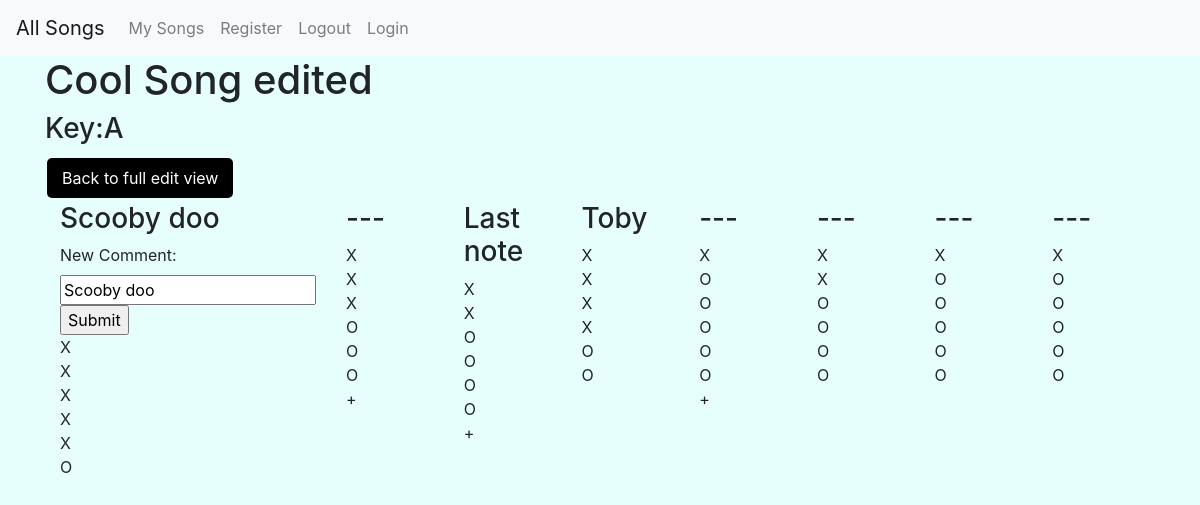
The page /song_edit_comment/5/39 on the database as committed earlier.
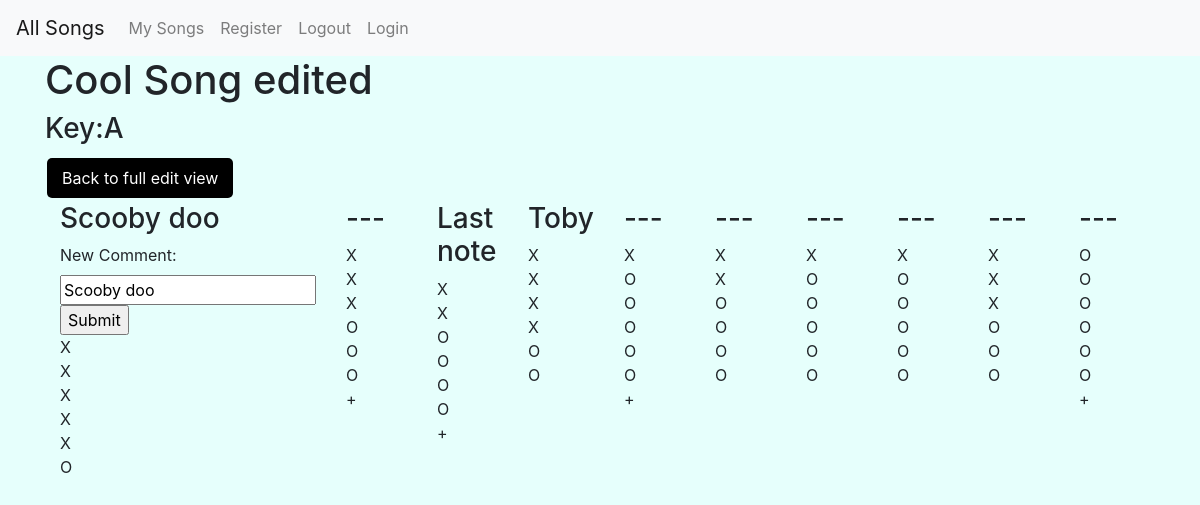
The same page on the database as committed later.
### tabs/models.py (models this page shows, shortened)
class Notes(models.Model):
    upper_octave = models.BooleanField(default=False)
    comment = models.CharField(max_length=50)
    hole_1 = models.BooleanField(default=False)
    hole_2 = models.BooleanField(default=False)
    hole_3 = models.BooleanField(default=False)
    hole_4 = models.BooleanField(default=False)
    hole_5 = models.BooleanField(default=False)
    hole_6 = models.BooleanField(default=False)
    song = models.ForeignKey(Song, on_delete=models.SET_NULL, null=True)

### tabs/views.py (the view)
# urls.py: path('song_edit_comment/<int:pk_song>/<int:pk_note>',views.song_edit_comment, name='song_edit_comment'),
def song_edit_comment(request, pk_song, pk_note):
    song = Song.objects.get(id=pk_song)
    notes = song.notes_set.all()
    edited_note = Notes.objects.get(id=pk_note)
    if request.method == 'POST':
        comment = request.POST['comment']
        edited_note.comment = comment
        edited_note.save()
        page_back_url = "/edit/" + str(pk_song) + "/"
        return redirect(page_back_url)
    context = {'notes': notes, 'song': song, 'edited_note': edited_note}
    return render(request, 'tabs/song_edit_comment.html', context)

### tabs/templates/tabs/song_edit_comment.html (shortened to what this page needs)
{% extends "tabs/base.html" %}
{% block body_block %}
    <h1>{{ song.name }}</h1>
    <h3>Key:{{ song.key }}</h3>
    <a class = 'button' href="{% url 'edit' pk=song.pk %}">Back to full edit view</a>
<div class="container">
    <div class="row align-items-start">
    {% for note in notes %}
        <div class="col">
            <h3>{{ note.comment }}</h3>
            {% if note.pk == edited_note.pk %}
            <form action="" method="POST">
                <label for="comment">New Comment:</label><br>
                <input type="text" id="comment" name="comment" value="{{ note.comment }}">
                <input type="submit" value="Submit">
            </form>
            {% endif %}
            {% if note.hole_1 == True %}
            <div>X</div>
            {% else %}
            <div>O</div>
            {% endif %}
            {% if note.hole_2 == True %}
            <div>X</div>
            {% else %}
            <div>O</div>
            {% endif %}
            {% if note.hole_3 == True %}
            <div>X</div>
            {% else %}
            <div>O</div>
            {% endif %}
            {% if note.hole_4 == True %}
            <div>X</div>
            {% else %}
            <div>O</div>
            {% endif %}
            {% if note.hole_5 == True %}
            <div>X</div>
            {% else %}
            <div>O</div>
            {% endif %}
            {% if note.hole_6 == True %}
            <div>X</div>
            {% else %}
            <div>O</div>
            {% endif %}
            {% if note.upper_octave == True %}
            <div>+</div>
            {% else %}
            <div></div>
            {% endif %}
        </div>
    {% endfor %}
    </div>
</div>
{% endblock %}

Rows that differ between the two databases and show on the page:
added Notes: comment "---", hole_1 "X", hole_2 "X", hole_3 "X", hole_4 "O", hole_5 "O", hole_6 "O"
added Notes: comment "---", hole_1 "O", hole_2 "O", hole_3 "O", hole_4 "O", hole_5 "O", hole_6 "O"
